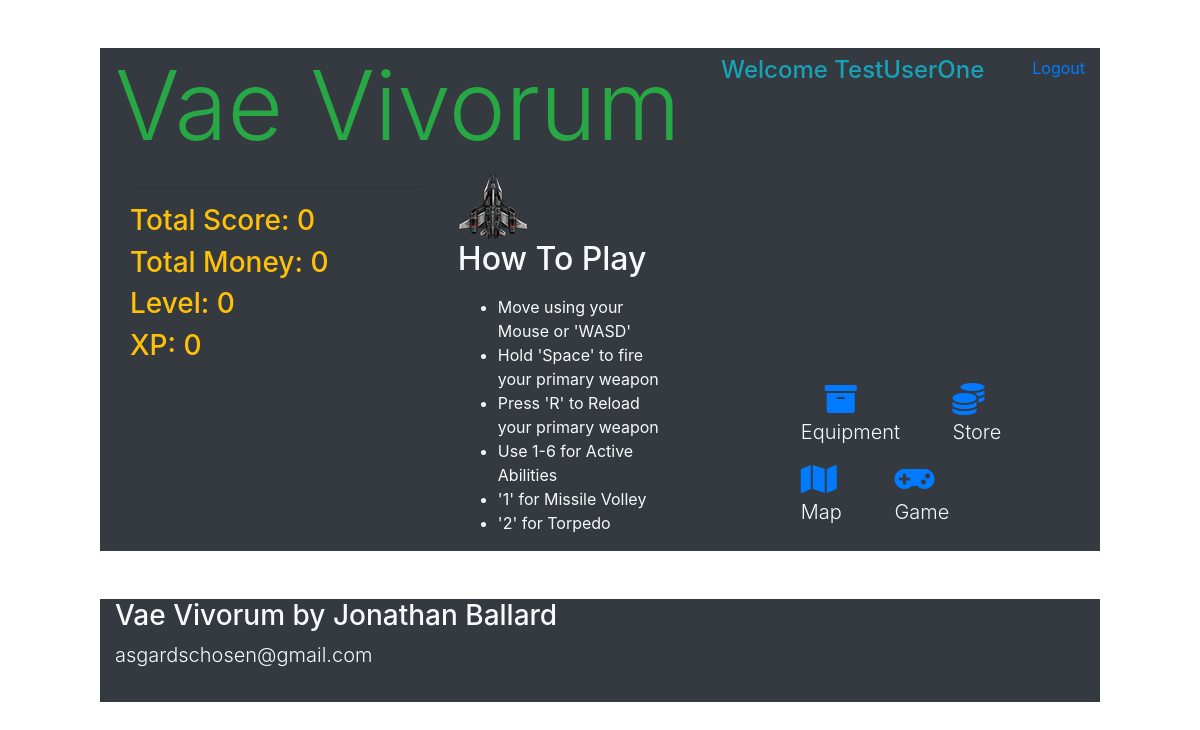
The page /dashboard (signed in) on the database its author committed.
### models.py (models this page shows)
class Users(db.Model):
    __tablename__ = "Users"
    id = db.Column(db.Integer, primary_key=True)
    username = db.Column(db.String(255))
    email = db.Column(db.String(255))
    password = db.Column(db.String(255))
    created_at = db.Column(db.DateTime)
    updated_at = db.Column(db.DateTime)
    current_kills = db.Column(db.Integer, default=0)
    current_score = db.Column(db.Integer, default=0)
    current_money = db.Column(db.Integer, default=0)
    current_xp = db.Column(db.Integer, default=0)
    current_level = db.Column(db.Integer, default=0)
    active_ship = db.Column(db.Integer, default=0)
    abilityPointsEarned = db.Column(db.Integer, default=0)
    abilityPointsSpent = db.Column(db.Integer, default = 0)
    passive1 = db.Column(db.Integer, default=0)
    passive2 = db.Column(db.Integer, default=0)
    passive3 = db.Column(db.Integer, default=0)
    passive4 = db.Column(db.Integer, default=0)
    passive5 = db.Column(db.Integer, default=0)
    passive6 = db.Column(db.Integer, default=0)
    passive7 = db.Column(db.Integer, default=0)
    passive8 = db.Column(db.Integer, default=0)
    passive9 = db.Column(db.Integer, default=0)
    passive10 = db.Column(db.Integer, default=0)
    passive11 = db.Column(db.Integer, default=0)
    passive12 = db.Column(db.Integer, default=0)
    passive13 = db.Column(db.Integer, default=0)
    passive14 = db.Column(db.Integer, default=0)
    passive15 = db.Column(db.Integer, default=0)
    passive16 = db.Column(db.Integer, default=0)
    passive17 = db.Column(db.Integer, default=0)
    passive18 = db.Column(db.Integer, default=0)
    passive19 = db.Column(db.Integer, default=0)
    passive20 = db.Column(db.Integer, default=0)
    character_active_ability_id = db.Column(db.Integer, db.ForeignKey("Active_Abilities.id", ondelete="cascade"))
    passive_abilities_this_user_has = db.relationship('User_Character', backref="characters_that_have_this_passive")

### app.py (the view)
@app.route('/dashboard')
def dashboard():
    if 'id' in session:
        loggedInUser = Users.query.get(session['id'])
    else:
        return redirect('/')
    print('CURRENT SESSION USER: ', session['id'])
    return render_template("dashboard.html", thisUser = loggedInUser)

### templates/dashboard.html (shortened to what this page needs)
<!DOCTYPE html>
<html lang="en">
<head>
    <link rel="stylesheet" href="https://stackpath.bootstrapcdn.com/bootstrap/4.4.1/css/bootstrap.min.css">
    <link rel="stylesheet" href="https://cdnjs.cloudflare.com/ajax/libs/font-awesome/5.11.2/css/all.css" />
    <link rel="stylesheet" type="text/css" href="{{ url_for('static', filename='css/style.css') }}">
</head>
<body>
    <div class="container bg-dark mt-5 text-warning col-xl-10">
        <div id="topbar"  class="d-flex flex-row">
            <h1 class="display-1 d-inline-flex text-success">Vae Vivorum</h1>
            <h4 class="ml-auto d-inline-flex mt-2 text-info" >Welcome {{ thisUser.username }}</h4>
            <a class="ml-5 d-inline-flex mt-2" href="/logout">Logout</a>
        </div>
        <div class="container col-xl-4 bg-dark align-top d-inline-block">
            <hr>
            <h3>Total Score: {{ thisUser.current_score }}</h3>
            <h3>Total Money: {{ thisUser.current_money }}</h3>
            <h3>Level: {{ thisUser.current_level }}</h3>
            <h3>XP: {{ thisUser.current_xp }}</h3>
        </div>
        <div class="container bg-dark text-light d-inline-block col-xl-3 align-top">
            <img class="d-inline-block align-top" id="playershipDashboard" src="../static/img/ships/player.png" alt="spaceship">
            <h2>How To Play</h2>
            <ul class="d-inline-block mt-2">
                <li>Move using your Mouse or 'WASD'</li>
                <li>Hold 'Space' to fire your primary weapon</li>
                <li>Press 'R' to Reload your primary weapon</li>
                <li>Use 1-6 for Active Abilities</li>
                <li>'1' for Missile Volley</li>
                <li>'2' for Torpedo</li>
            </ul>
        </div>
        <div class="container bg-dark text-light d-inline-block col-xl-4 align-bottom mb-2 ml-5">
            <div class="ml-5 d-inline-block">
                <a href="/equipment"><i class="ml-4 fas fa-2x fa-archive"></i></a>
                <p class="lead">Equipment</p>
            </div>
            <div class="ml-5 d-inline-block">
                <a href="/store"><i class="fas fa-2x fa-coins"></i></a>
                <p class="lead">Store</p>
            </div>
            <div class="ml-5 d-inline-block">
                <a href="/map"><i class="fas fa-2x fa-map"></i></a>
                <p class="lead">Map</p>
            </div>
            <div class="ml-5 d-inline-block">
                <a href="/game"><i class="fas fa-2x fa-gamepad"></i></a>
                <p class="lead">Game</p>
            </div>
        </div>
    </div>
    <div id="bottombar" class="container bg-dark col-xl-10 mt-5 pb-3 text-light">
        <h3>Vae Vivorum by Jonathan Ballard</h3>
        <p class="lead">asgardschosen@gmail.com</p>
    </div>
</body>
</html>

### static/css/style.css (style rules this page uses)
#playershipDashboard { width: 70px; height: 69px; }

### rows shown on the page
Users: username "TestUserOne", current_score "0", current_money "0", current_level "0", current_xp "0"
